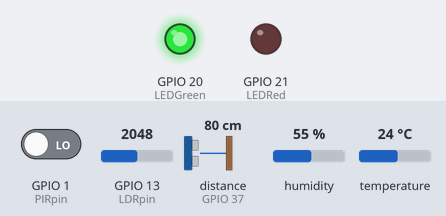
The program below on a simulated ESP32-S3. Shown: output pins drawn as LEDs (lit = HIGH). The inputs (shaded band) are chosen by the test bench; at power-on: distance to the obstacle (sensor on GPIO 37) 80 cm, GPIO 1 (PIRpin) LOW, GPIO 13 (LDRpin) = 2048, humidity 55 %, temperature 24 °C. The echo pulse lasts 58.3 µs per cm; what the program prints to the serial monitor is not drawn.

Above: at 1.2 s.
1.3 s: distance to the obstacle (sensor on GPIO 37) set to 21 cm
2.8 s: distance to the obstacle (sensor on GPIO 37) set to 18 cm
At 3.3 s:
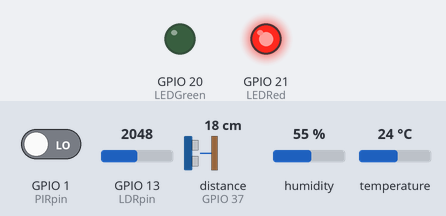
5.8 s: distance to the obstacle (sensor on GPIO 37) set to 35 cm
At 7.0 s:
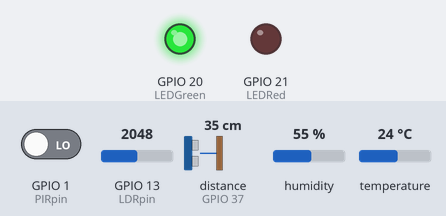
7.3 s: distance to the obstacle (sensor on GPIO 37) set to 2 cm
At 8.6 s:
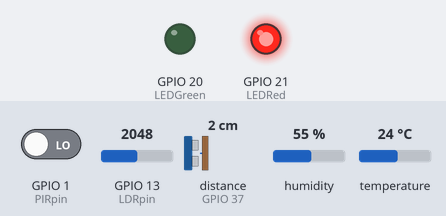
Timing chart, 0 to 9.8 s (numbered marks = the images above; inputs shaded):
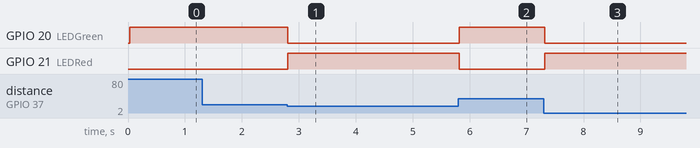

Measured:
- the behaviour switches between 20 and 19 cm on distance to the obstacle (sensor on GPIO 37) (found by bisection; images 0 and 1)
- after the input at 2.8 s, GPIO 20 (LEDGreen): HIGH → LOW at once; GPIO 21 (LEDRed): LOW → HIGH at once
- after the input at 5.8 s, GPIO 20 (LEDGreen): LOW → HIGH at once; GPIO 21 (LEDRed): HIGH → LOW at once
- after the input at 7.3 s, GPIO 20 (LEDGreen): HIGH → LOW at once; GPIO 21 (LEDRed): LOW → HIGH at once

The program:

main.cpp
```cpp
#include <Arduino.h>
#include <DHT.h>
#include <WiFi.h>
#include <ultrasonic.h>
#include <esp_now.h>


uint8_t monitorMac[] = {0x98, 0x88, 0xE8, 0x04, 0x38, 0xBC}; // Substitua pelos últimos bytes do MAC do monitor

//definições de pinos
#define DHTTYPE DHT11
#define DHTpin  36
const int LDRpin = 13;
const int PIRpin = 1;
const int LEDRed = 21;
const int LEDGreen = 20;
const int Trig = 38;
const int Echo = 37;

//definiçôes de bibliotecas
Ultrasonic ultrasonic(Trig, Echo);
DHT dht(DHTpin, DHTTYPE);

bool Alert = false;


struct Data{
  float temperature;
  float humidity;
  int lightLevel;
  int presence;
  float distance;
};

esp_now_peer_info_t peerInfo;  // Cria uma estrutura esp_now_peer_info_t, que é utilizada para registrar informações sobre um peer (dispositivo) que será adicionado à rede ESPNOW

Data Datatosend = {
  .temperature = dht.readTemperature(),
  .humidity = dht.readHumidity(),
  .lightLevel = analogRead(LDRpin),
  .presence = digitalRead(PIRpin),
  .distance = ultrasonic.read()
};

void setup() {
 Serial.begin(115200);
 pinMode(LDRpin, INPUT);
 pinMode(PIRpin, INPUT);
 pinMode(LEDRed, OUTPUT);
 pinMode(LEDGreen, OUTPUT);
 pinMode(Trig, OUTPUT);
 pinMode(Echo, INPUT);

 dht.begin();

}

void loop() {
  /* float humidity = dht.readHumidity();

  int LDRvalue = analogRead(LDRpin);
*/
  float temperature = dht.readTemperature();
  int presence = digitalRead(PIRpin);
  float distance = ultrasonic.read();

  if(distance < 20){
    digitalWrite(LEDRed, HIGH);
    digitalWrite(LEDGreen, LOW);
    Alert != Alert;
  }
  else{
    digitalWrite(LEDRed, LOW);
    digitalWrite(LEDGreen, HIGH);
  }

  float temperatperature();
  float humidity = dht.readHumidity();


  Serial.println("-------------------------------------------------------------");
  Serial.print("Sistema: "); Serial.println(Alert = true ? "ALERTA! Verificar nível do tanque" : "Operação normal");
  Serial.print("Nível do tanque: "); Serial.print(distance); Serial.println(" %");
  Serial.print("Temperatura: "); Serial.print(temperature); Serial.print(" °C | ");
  Serial.print("Umidade: "); Serial.print(humidity); Serial.println(" %");
  Serial.print("Luminosidade: "); Serial.println(analogRead(LDRpin));
  Serial.print("Presença: "); Serial.println(presence == HIGH ? "Presença detectada" : "Sem presença");
  Serial.println("-------------------------------------------------------------");
}
```
